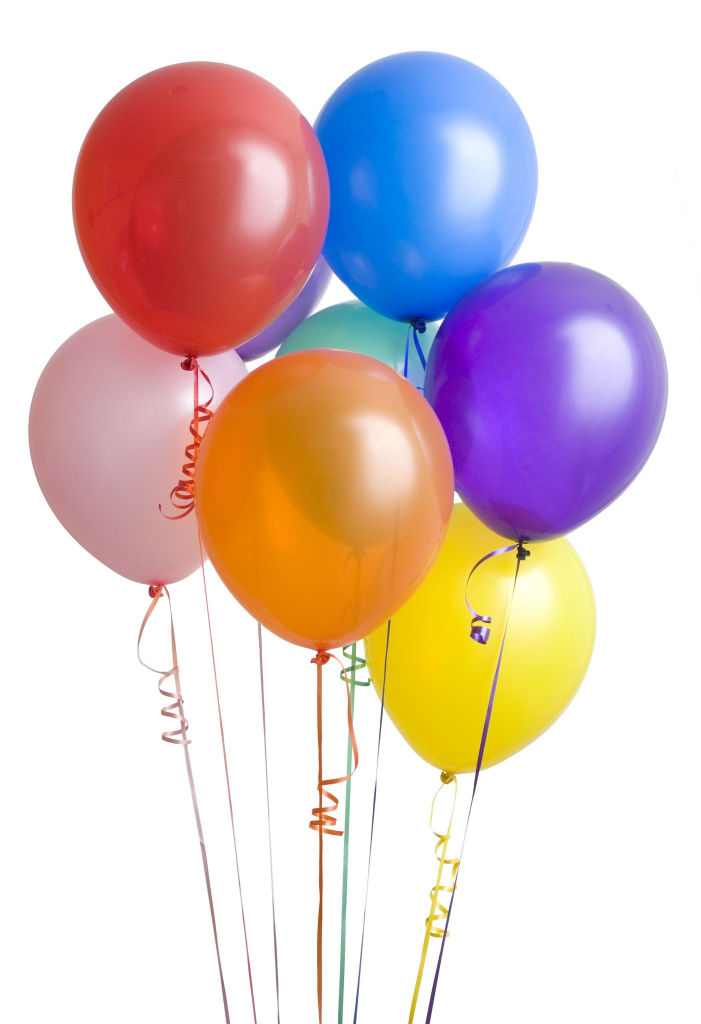
#> input picture wallx/licensed-image.jpg, 1401 x 2048 px (shown at 1/2 size)
$ python -i FindingBalloons.py   (imports and definitions only)
#> lines starting #> are read from the running program, lines starting #| are printed output that depends on the picture; after the words box and inside, x2 and y2 are one past the last pixel; in counts of white or black regions, pixels touching at a corner belong together
#> further down, picture is the input picture: shape (2048, 1401, 3); mean B, G, R 199.6, 200.8, 221
import cv2
import numpy as np

def findBalloons(img):
    img = cropImage(img,0.1)
    img = preprocess(img)
    return img

def cropImage(img,cropval):
#> called with cropval = 0.1
    h,w,c= img.shape
#> h = 2048; w = 1401; c = 3
    img = img[int(cropval*h):h, 0:w]
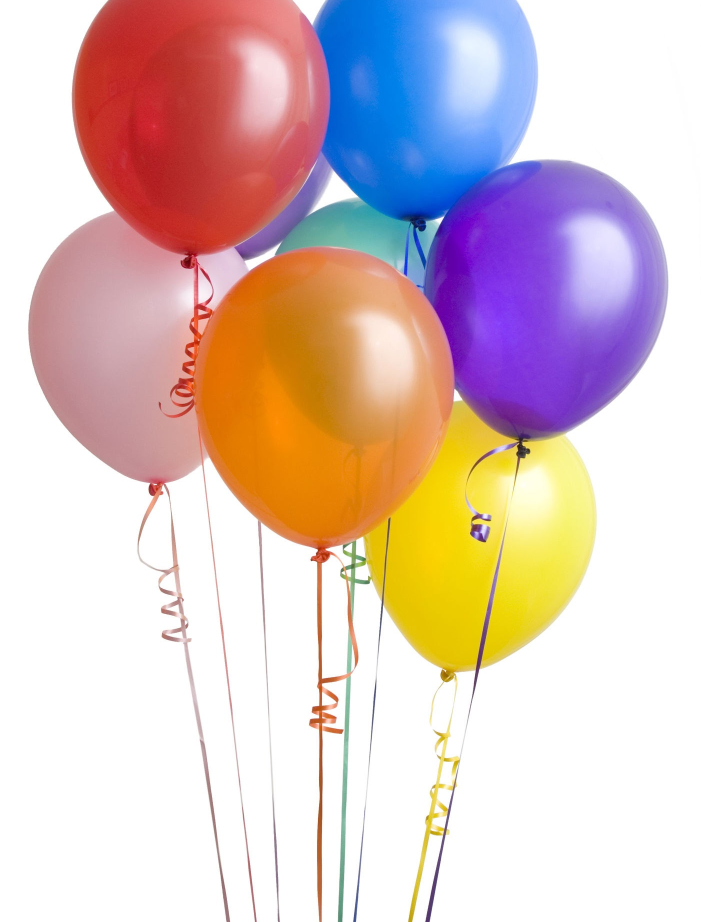
#> img: shape (1844, 1401, 3) (shown at 1/2 size); mean of channels 0, 1, 2 194.9, 197, 219.2; drawn as B, G, R
    return img

def preprocess(img):
    img = cv2.cvtColor(img, cv2.COLOR_BGR2GRAY)
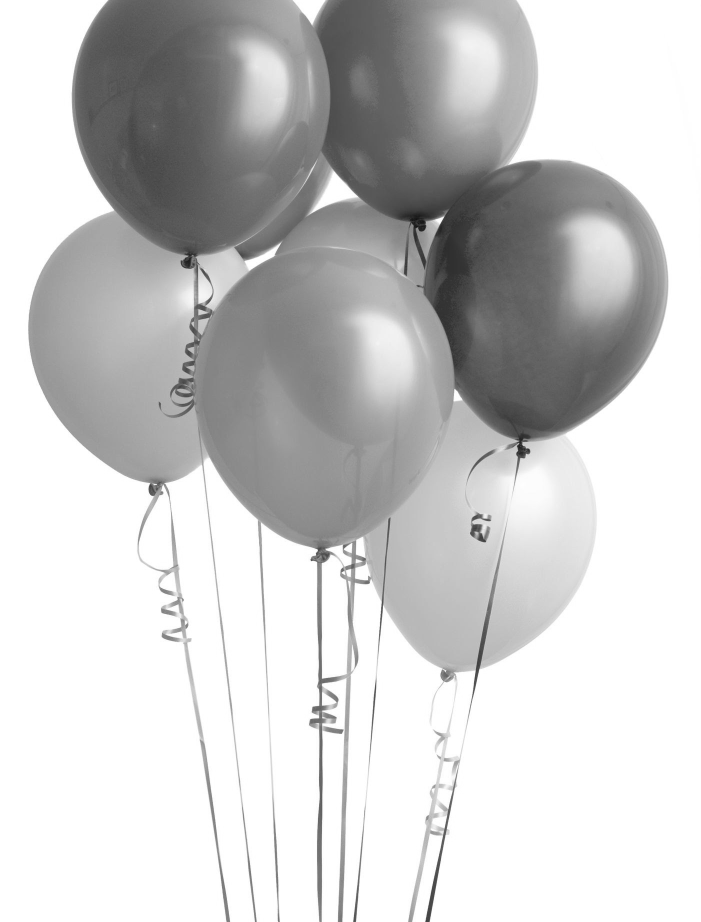
#> img: shape (1844, 1401) (shown at 1/2 size); min 15, max 255, mean 203.4
    img = cv2.GaussianBlur(img, (5, 5), 5,0)
    alpha = 1.5  # Contrast control (1.0-3.0)
    beta = 50     # Brightness control (0-100)
    adjusted = cv2.convertScaleAbs(img, alpha=alpha, beta=beta)
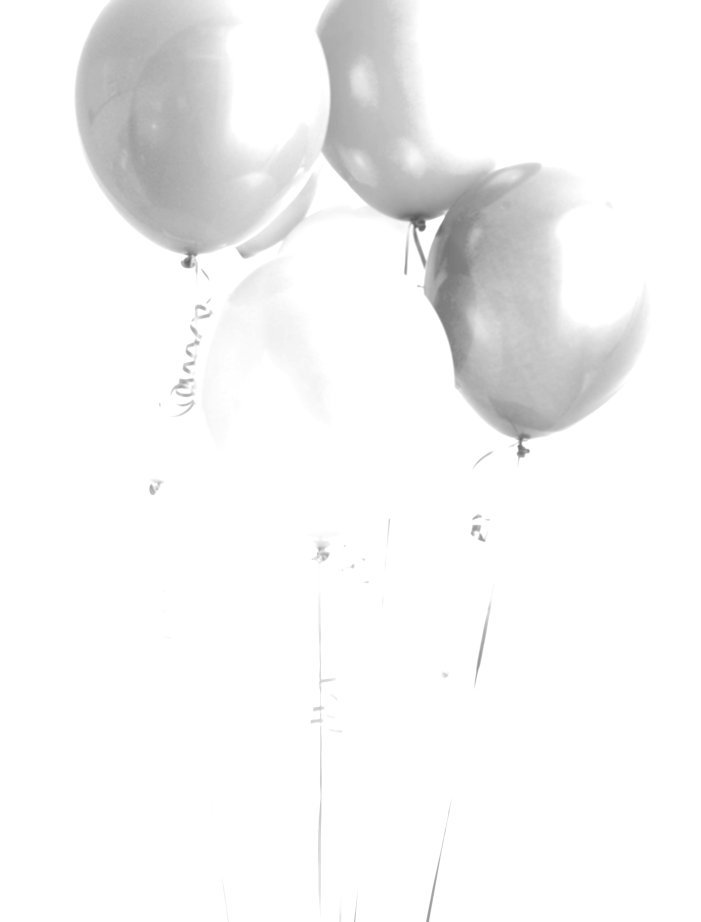
#> adjusted: shape (1844, 1401) (shown at 1/2 size); min 86, max 255, mean 245
    img = cv2.Canny(adjusted, 50, 100)
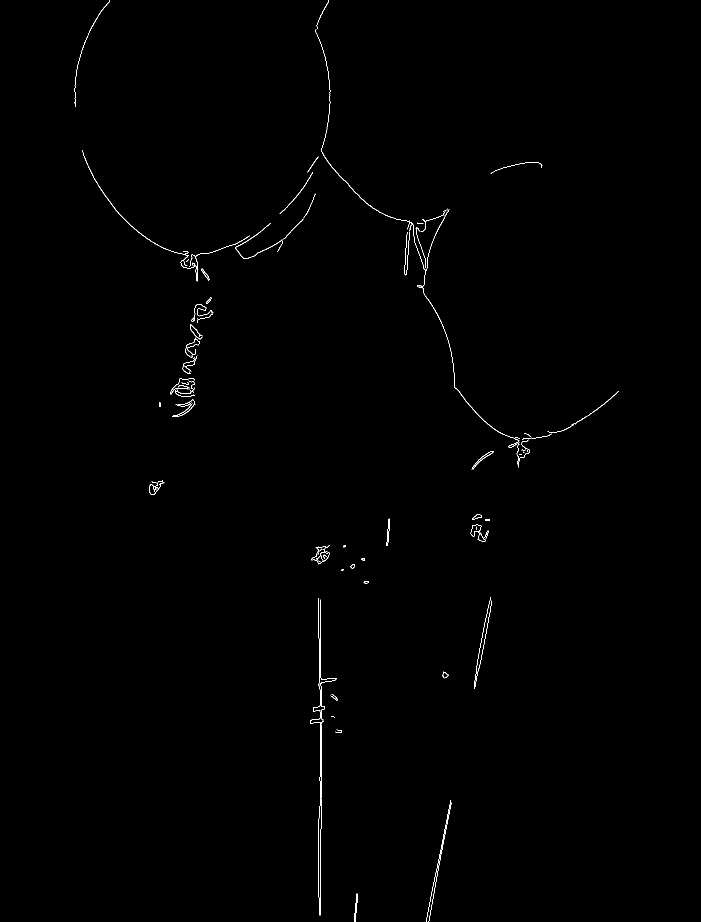
#> img: shape (1844, 1401) (shown at 1/2 size); 0.35% white in thin lines or dots, all inside (x1, y1, x2, y2) = (149, 0, 1237, 1844)
    kernel = np.ones((5, 5), np.uint8)
    img = cv2.dilate(img, kernel,iterations=1)
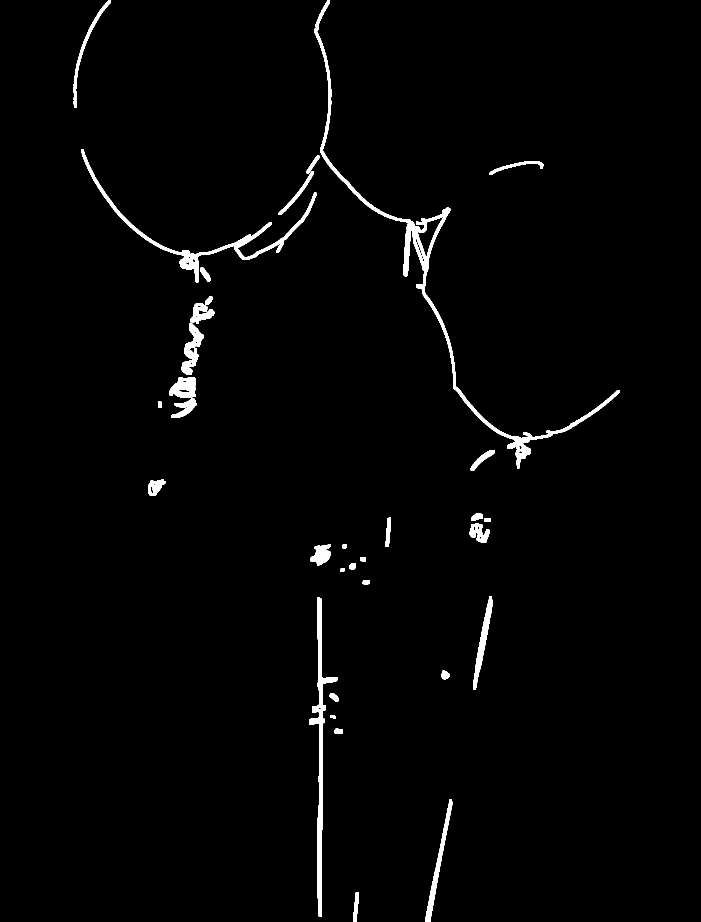
#> img: shape (1844, 1401) (shown at 1/2 size); 1.7% white; 32 white regions, largest, box (x1, y1, x2, y2) and area: (628, 0, 1239, 937) 12601, (162, 298, 633, 565) 6303, (619, 1194, 675, 1833) 6157
    #cv2.imshow("preprocees",img)
    return img

def findContours(img):
    bboxs=[]
    h, w = img.shape[:2]  # Get height and width of the image
    imgContours = np.zeros((h, w, 3), np.uint8)  # Initialize a blank RGB image
    contours, _ = cv2.findContours(img, cv2.RETR_EXTERNAL, cv2.CHAIN_APPROX_SIMPLE)

    for cnt in contours:
        area = cv2.contourArea(cnt)
        if 100 < area < 2500:  # Filter contours based on area
            cv2.drawContours(imgContours, [cnt], -1, (255, 0, 255), 2)  # Draw contour
            (x, y, w, h) = cv2.boundingRect(cnt)
            bboxs.append([x,y,x+w,y+h])
            cv2.rectangle(imgContours, (x, y), (x + w, y + h), (0, 255, 0), 2)  # Draw bounding box
            #cv2.imshow("s",imgContours)
    return imgContours,bboxs


# [3 lines not run here, left out]

>>> import cv2
>>> picture = cv2.imread('licensed-image.jpg')
>>> result = findBalloons(picture)
